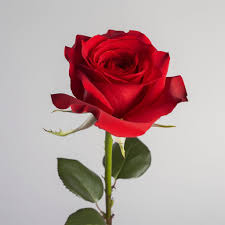
#> input picture 407258216_319051067763756_2232762312918402280_n.jpg, 225 x 225 px
$ python -i image_processing.py   (imports and definitions only)
#> lines starting #> are read from the running program, lines starting #| are printed output that depends on the picture; after the words box and inside, x2 and y2 are one past the last pixel; in counts of white or black regions, pixels touching at a corner belong together
import cv2
import numpy as np


# [66 lines left out: function colorgrad, not called in this run]


def create_mask(edge_image, threshold=0.5):
    # Convert edge image to binary
    binary = (edge_image > threshold).astype(np.uint8) * 255

    # Find contours
    contours, _ = cv2.findContours(binary, cv2.RETR_EXTERNAL, cv2.CHAIN_APPROX_SIMPLE)

    # Create mask
    mask = np.zeros(edge_image.shape, dtype=np.uint8)
    cv2.drawContours(mask, contours, -1, (255), thickness=cv2.FILLED)

    # Apply morphological operations to clean up the mask
    kernel = np.ones((5, 5), np.uint8)
    mask = cv2.morphologyEx(mask, cv2.MORPH_CLOSE, kernel)
    mask = cv2.morphologyEx(mask, cv2.MORPH_OPEN, kernel)

    return mask


# [19 lines left out: function apply_background, not called in this run]

>>> import cv2
>>> picture = cv2.imread('407258216_319051067763756_2232762312918402280_n.jpg', cv2.IMREAD_GRAYSCALE)
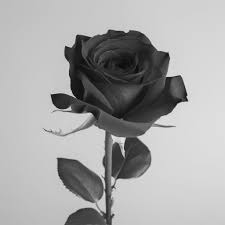
#> picture: shape (225, 225); min 0, max 237, mean 165.8
>>> result = create_mask(picture)
#> in create_mask, `binary = (edge_image > threshold).astype(np.uint8) * 255`:
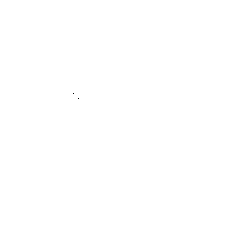
#> binary: shape (225, 225); 100% white; black in thin lines or dots, all inside (x1, y1, x2, y2) = (73, 93, 79, 99)
#> in create_mask, `contours, _ = cv2.findContours(binary, cv2.RETR_EXTERNAL, cv2.CHAIN_AP..`: contours = [[[0, 0], [0, 224], [224, 224], [224, 0]]]
#> in create_mask, `cv2.drawContours(mask, contours, -1, (255), thickness=cv2.FILLED)`: mask: shape (225, 225); every value is 255
